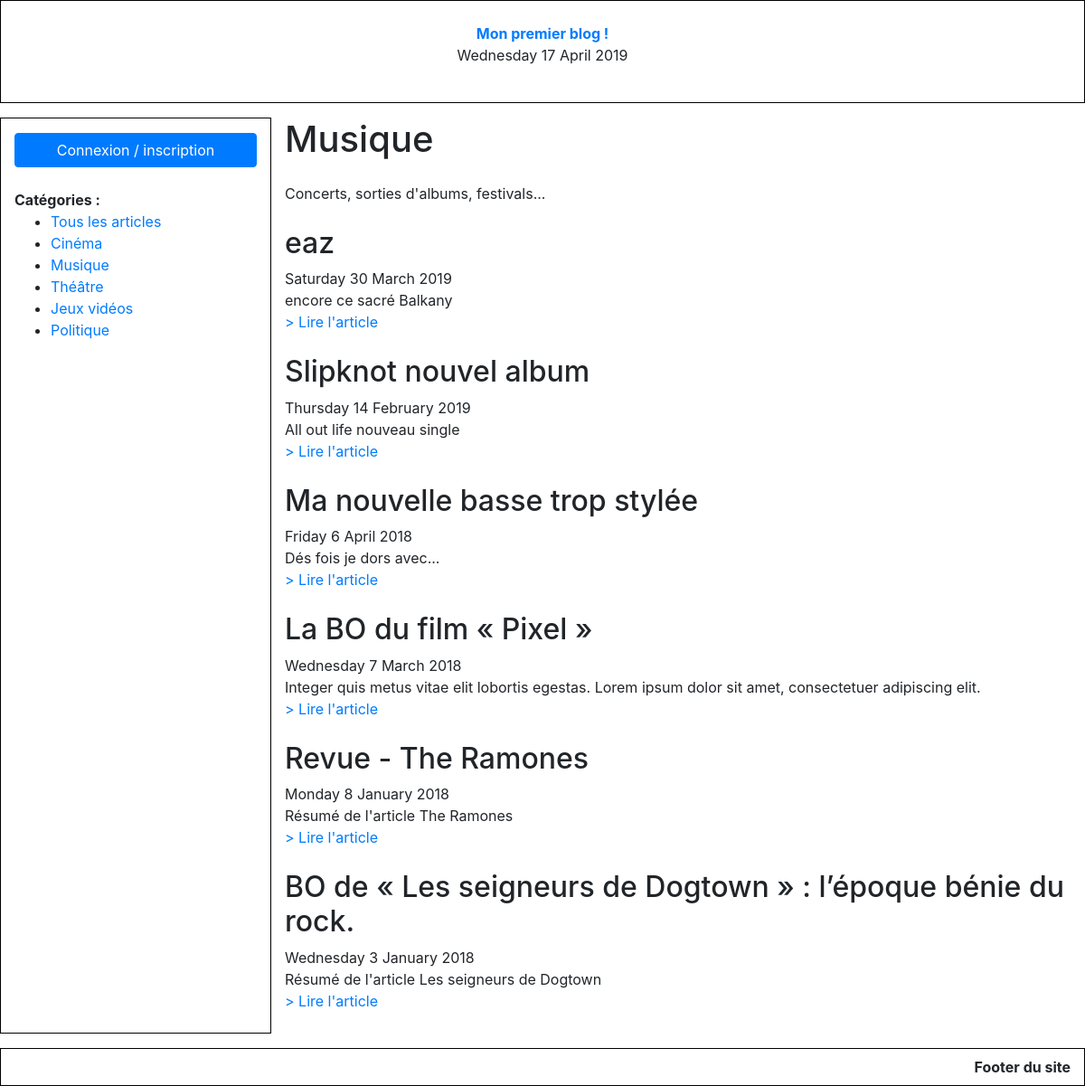
The page /article_list.php?category_id=2 on the database its author committed.
### tables this page shows
CREATE TABLE IF NOT EXISTS `category` (
  `id` int(11) NOT NULL AUTO_INCREMENT,
  `name` varchar(255) NOT NULL,
  `description` text NOT NULL,
  `image` varchar(255) DEFAULT NULL,
  PRIMARY KEY (`id`)
);

CREATE TABLE IF NOT EXISTS `article_category` (
  `id` int(11) NOT NULL AUTO_INCREMENT,
  `article_id` int(11) NOT NULL,
  `category_id` int(11) NOT NULL,
  PRIMARY KEY (`id`)
);

CREATE TABLE IF NOT EXISTS `article` (
  `id` int(11) NOT NULL AUTO_INCREMENT,
  `title` varchar(255) NOT NULL,
  `published_at` date NOT NULL,
  `content` longtext NOT NULL,
  `summary` text NOT NULL,
  `is_published` tinyint(1) NOT NULL DEFAULT '1',
  `image` varchar(255) DEFAULT NULL,
  PRIMARY KEY (`id`)
);

### article_list.php (the view, shortened to what this page needs)
<?php require_once 'tools/common.php';
$db = connect();
if (isset($_GET['category_id'])) {
	$queryArticles = $db->prepare('SELECT ac.*, a.title as title, a.published_at as published_at, a.summary as summary, a.id as id
	  FROM article_category ac
	  JOIN article a
	  ON ac.article_id = a.id
	  WHERE category_id= ? AND published_at <= NOW()
	  ORDER BY published_at DESC ');
	$queryArticles->execute( array( $_GET['category_id'] ) );
	$queryCategory = $db->prepare('SELECT * FROM category WHERE id = ?');
	$queryCategory->execute( array( $_GET['category_id'] ) );
	$selectedCategory = $queryCategory->fetch();
}
$articles = $queryArticles->fetchAll();
?>
<!DOCTYPE html>
<html>
 <head>
   <?php require 'partials/head_assets.php'; ?>
 </head>
 <body class="article-list-body">
	<div class="container-fluid">
		<?php require 'partials/header.php'; ?>
		<div class="row my-3 article-list-content">
			<?php require('partials/nav.php'); ?>
			<main class="col-9">
				<section class="all_articles">
					<header>
						<?php if(isset($_GET['category_id'])): ?>
						<h1 class="mb-4"><?php echo $selectedCategory['name']; ?></h1>
						<?php else: ?>
						<h1 class="mb-4">Tous les articles :</h1>
						<?php endif; ?>
					</header>
                    <div class="category-description mb-4">
					<?php if(isset($_GET['category_id'])): ?>
					<?php echo $selectedCategory['description']; ?>
					</div>
					<?php endif; ?>
					<?php if(count($articles) > 0): ?>
						<?php foreach($articles as $key => $article): ?>
							<?php if( !isset($_GET['category_id']) OR ( isset($_GET['category_id']) AND $article['category_id'] == $_GET['category_id'] ) ): ?>
							<article class="mb-4">
								<h2><?php echo $article['title']; ?></h2>
								<span class="article-date">
									<?php echo strftime("%A %e %B %Y", strtotime($article['published_at'])); ?>
								</span>
								<div class="article-content">
									<?php echo $article['summary']; ?>
								</div>
								<a href="article.php?article_id=<?php echo $article['id']; ?>">> Lire l'article</a>
							</article>
							<?php endif; ?>
						<?php endforeach; ?>
					<?php else: ?>
						aucun article
					<?php endif; ?>
				</section>
			</main>
		</div>
		<?php require 'partials/footer.php'; ?>
	</div>
 </body>
</html>

### partials/nav.php
<?php
    $db = connect();
	$query = $db->query('SELECT * FROM category');
	$categories = $query->fetchAll();
?>
<nav class="col-3 py-2 categories-nav">
	<?php if(isset($_SESSION['user'])): ?>
	<p class="h2 text-center">Salut <?= $_SESSION['user']['firstname']; ?> !</p>
	<p>
		<a class="d-block btn btn-danger mb-4 mt-2" href="index.php?logout">Déconnexion</a>
		<?php if($_SESSION['user']['is_admin'] == 1): ?>
		<a class="d-block btn btn-warning mb-4 mt-2" href="admin/index.php">Administration</a>
		<?php endif; ?>
	</p>
	<?php else: ?>
	<a class="d-block btn btn-primary mb-4 mt-2" href="login-register.php">Connexion / inscription</a>
	<?php endif; ?>
	<b>Catégories :</b>
	<ul>
		<li><a href="article_list.php">Tous les articles</a></li>
		<?php foreach($categories as $category): ?>
		<li><a href="article_list.php?category_id=<?= $category['id']; ?>"><?= $category['name']; ?></a></li>
		<?php endforeach; ?>
	</ul>
</nav>

### css/main.css (style rules this page uses)
.main-header, .categories-nav, footer { border:1px solid black; }

### rows shown on the page
category: name "Cinéma"
category: name "Musique", description "Concerts, sorties d'albums, festivals..."
category: name "Théâtre"
category: name "Jeux vidéos"
category: name "Politique"
article_category: article.title "eaz", article.published_at "Saturday 30 March 2019", article.summary "encore ce sacré Balkany"
article_category: article.title "Slipknot nouvel album", article.published_at "Thursday 14 February 2019", article.summary "All out life nouveau single"
article_category: article.title "Ma nouvelle basse trop stylée", article.published_at "Friday 6 April 2018", article.summary "Dés fois je dors avec..."
article_category: article.title "La BO du film « Pixel »", article.published_at "Wednesday 7 March 2018", article.summary "Integer quis metus vitae elit lobortis egestas. Lorem ipsum dolor sit amet, consectetuer adipiscing elit."
article_category: article.title "Revue - The Ramones", article.published_at "Monday 8 January 2018", article.summary "Résumé de l'article The Ramones"
article_category: article.title "BO de « Les seigneurs de Dogtown » : l’époque bénie du rock.", article.published_at "Wednesday 3 January 2018", article.summary "Résumé de l'article Les seigneurs de Dogtown"

### other values the page prints
strftime("%A %e %B %Y") "Wednesday 17 April 2019"
